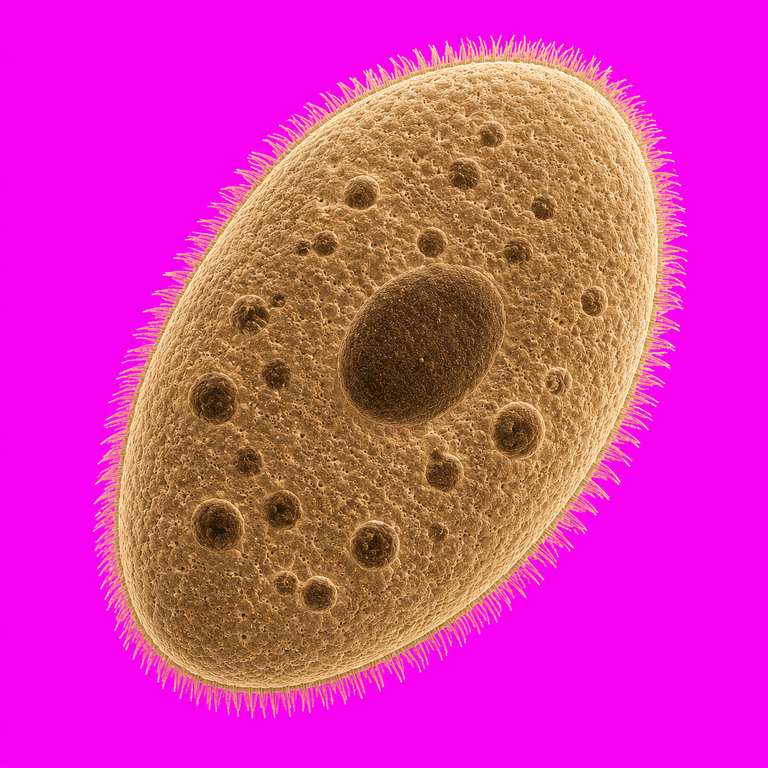
#> input picture cellauto/assets/narrative/cell_protagonist_idle.png, 768 x 768 px; its folder holds only this picture in this run
$ python -i sprites.py   (imports and definitions only)
#> lines starting #> are read from the running program, lines starting #| are printed output that depends on the picture
"""Optional generated-body-sprite provider for the narrative channel (v4.1).

This is the bridge between externally-generated "AAA" protagonist art and
Channel B (``cellauto.channel.NarrativeChannel``). It loads a pre-rendered
protagonist cutout from an on-disk asset directory, chroma-keys its flat
background to transparency, and exposes a ``stage -> PIL RGBA`` callback that
plugs straight into ``NarrativeChannel.set_sprite_provider``.

Design contract — the grounded build never *depends* on these files:

  * If the asset directory is missing, empty, or every candidate fails to
    load, :func:`build_sprite_provider` returns ``None`` and the channel keeps
    its fully-procedural body (``cellauto.character`` draws the blob). So the
    shipped repo, with no generated art on disk, behaves exactly as before.
  * The body sprite is the SAME protagonist for every stage. Per-mood
    expression is drawn procedurally by ``character.render_character`` *on top*
    of the supplied body, so a single clean cutout lifts the whole
    day-in-the-life arc. Optional ``protagonist_<mood>.png`` variants are used
    when present, but are never required.
  * Every public function is total: it returns ``None`` rather than raising, so
    a malformed PNG can never crash the render loop.

The art pipeline that fills the directory generates each plate on a flat pure
chroma-magenta field (``#FF00FF``) — a colour that never occurs in the
grayscale / sepia / teal SEM subject — which :func:`chroma_key` lifts to alpha
with a feathered, de-spilled edge.

A PNG that already carries a genuine alpha channel (a true cutout, e.g. art
exported with real transparency rather than a flat key colour) is honoured
directly: :func:`load_body_sprite` detects meaningful per-pixel transparency
and uses it as-is, skipping the chroma key. So both keyable magenta plates and
real-alpha cutouts drop in without code changes.
"""

from __future__ import annotations

import os
from pathlib import Path
from typing import Any

from cellauto.narrative import DAY_IN_THE_LIFE

# Named key colours the art pipeline can paint behind the subject. Magenta
# stays the default for back-compat; green keys grayscale/sepia subjects far
# more cleanly (no magenta in a gray subject's blue+red, so spill suppression
# is gentler on soft edges).
MAGENTA_KEY: tuple[int, int, int] = (255, 0, 255)
GREEN_KEY: tuple[int, int, int] = (0, 255, 0)
CHROMA_KEY: tuple[int, int, int] = MAGENTA_KEY  # legacy alias / default

# Filenames tried for a stage, in priority order. ``{mood}`` is the stage's
# narrative mood (see cellauto.narrative.DAY_IN_THE_LIFE); the bare names are
# the single-sprite fallbacks shared by every stage.
_CANDIDATES: tuple[str, ...] = (
    "protagonist_{mood}.png",
    "protagonist.png",
    "protagonist_idle.png",
    "cell_protagonist_idle.png",
)

# (abs_path, mtime_ns, matte, key, tol_in, tol_out) -> RGBA image | None
_SPRITE_CACHE: dict[tuple[str, int, str, tuple[int, int, int] | None, int, int], Any] = {}


# [21 lines left out: functions default_asset_dir, stage_mood, not called in this run]


def chroma_key(
    img: Any,
    *,
    key: tuple[int, int, int] = CHROMA_KEY,
    tol_in: int = 48,
    tol_out: int = 120,
    min_keyed_fraction: float = 0.12,
    despill: float = 0.85,
    fringe_kill: float = 0.85,
    fringe_alpha_ceil: float = 0.7,
    fringe_dominance: int = 24,
) -> Any | None:
    """Lift a flat ``key``-coloured background to transparency.

    Returns a NEW RGBA ``PIL.Image`` whose background pixels are fully
    transparent with a feathered, de-spilled edge, or ``None`` when the image
    doesn't actually sit on a ``key`` field (fewer than ``min_keyed_fraction``
    of pixels within the key band) — the caller then falls back to the
    procedural body rather than compositing an opaque rectangle.

    Alpha ramps from 0 at colour-distance ``tol_in`` (pure key) to 1 at
    ``tol_out`` (definitely subject). De-spill is *channel-aware*: only the
    spilling key channel(s) are pulled back toward the mean of the others, so
    soft cilia that legitimately carry some of the key hue are not chewed.

    Fringe-kill (the final pass) attacks the residual saturated-key rim that
    de-spill alone leaves on soft hair/cilia: for TRANSLUCENT edge pixels
    (``0 < alpha < fringe_alpha_ceil``) whose colour is STILL dominated by the
    key hue (key channels' mean exceeding the non-key channel mean by more than
    ``fringe_dominance``), alpha is pulled toward 0 in proportion to that excess
    dominance, scaled by ``fringe_kill``. Opaque subject pixels and pixels that
    have already lost the key hue are untouched, so magenta-tinted fringe fades
    out instead of remaining as a coloured rim. Conservative by construction;
    set ``fringe_kill`` to 0.0 to disable.
    """
    try:
        import numpy as np
        from PIL import Image

        rgb = np.asarray(img.convert("RGB"), dtype=np.float32)
        keyv = np.asarray(key, dtype=np.float32).reshape(1, 1, 3)
        dist = np.sqrt(np.sum((rgb - keyv) ** 2, axis=-1))  # (H, W) 0..441

        span = float(max(1, tol_out - tol_in))
        alpha = np.clip((dist - float(tol_in)) / span, 0.0, 1.0)

        keyed_fraction = float(np.mean(alpha < 0.5))
        if keyed_fraction < min_keyed_fraction:
            # Background isn't the key colour — don't manufacture an opaque box.
            return None

        # Channel-aware de-spill. The "spill" channels are those the key drives
        # high (e.g. R&B for magenta, G for green). For each translucent pixel
        # we cap the spill channel at the mean of the NON-spill channels, but
        # only by as much as the edge is translucent — interior pixels untouched.
        keymax = float(max(key)) or 1.0
        spill_w = np.asarray(key, dtype=np.float32) / keymax  # 0..1 per channel
        spill_mask = spill_w > 0.5
        if spill_mask.any() and not spill_mask.all():
            ref = rgb[..., ~spill_mask].mean(axis=-1, keepdims=True)  # neutral ref
            edge = ((1.0 - alpha) * float(np.clip(despill, 0.0, 1.0)))[..., None]
            for c in np.where(spill_mask)[0]:
                ch = rgb[..., c]
                capped = np.minimum(ch, ref[..., 0])
                rgb[..., c] = ch + (capped - ch) * edge[..., 0]
        else:
            # Degenerate key (all-channels or none) — fall back to luminance pull.
            lum = 0.2126 * rgb[..., 0] + 0.7152 * rgb[..., 1] + 0.0722 * rgb[..., 2]
            mix = ((1.0 - alpha) * float(np.clip(despill, 0.0, 1.0)))[..., None]
            rgb = rgb * (1.0 - mix) + lum[..., None] * mix

        # Fringe-kill: erase the residual saturated-key rim on soft cilia. After
        # de-spill, a magenta-tinted fringe still reads with its key channels
        # (R&B) well above the non-key mean (G); de-spill can't fully neutralise
        # it without chewing genuine soft hair. Here we instead fade the ALPHA of
        # such pixels — but only in the translucent band and only where the key
        # hue still clearly dominates, so opaque subject pixels are never eaten.
        # TOTAL: any failure leaves ``alpha`` at its pre-fringe-kill value.
        try:
            fk = float(np.clip(fringe_kill, 0.0, 1.0))
            if fk > 0.0 and spill_mask.any() and not spill_mask.all():
                key_mean = rgb[..., spill_mask].mean(axis=-1)  # key-channel mean
                non_mean = rgb[..., ~spill_mask].mean(axis=-1)  # neutral mean
                dominance = key_mean - non_mean  # >0 when key hue persists
                thr = float(max(0, fringe_dominance))
                # Normalise excess dominance over [thr, thr+96] -> 0..1.
                excess = np.clip((dominance - thr) / 96.0, 0.0, 1.0)
                ceil = float(np.clip(fringe_alpha_ceil, 0.0, 1.0))
                # Only translucent edge pixels (0 < alpha < ceil) are eligible;
                # ramp the gate to 0 as alpha approaches the ceiling so we never
                # step on near-opaque subject.
                band = np.clip((ceil - alpha) / max(ceil, 1e-3), 0.0, 1.0)
                band = band * (alpha > 0.0)
                cut = fk * excess * band  # fraction of alpha to remove, 0..1
                alpha = alpha * (1.0 - cut)
        except Exception:
            pass

        out = np.empty((rgb.shape[0], rgb.shape[1], 4), dtype=np.uint8)
        out[..., :3] = np.clip(rgb, 0, 255).astype(np.uint8)
        out[..., 3] = np.clip(alpha * 255.0, 0, 255).astype(np.uint8)
        return Image.fromarray(out, "RGBA")
    except Exception:
        return None


# [51 lines left out: function luminance_key, not called in this run]


def has_real_alpha(img: Any, *, min_transparent_fraction: float = 0.04, alpha_thresh: int = 24) -> bool:
    """True when ``img`` already carries a genuine alpha cutout.

    Returns ``True`` when at least ``min_transparent_fraction`` of pixels are
    near-fully transparent (alpha ``<= alpha_thresh``), i.e. the PNG was
    exported with real transparency rather than a flat key colour. Such images
    are used as-is and must NOT be chroma-keyed (there is no key field to lift,
    and keying a transparent edge would corrupt it)."""
    try:
        import numpy as np

        a = np.asarray(img.convert("RGBA"))[..., 3]
        return float(np.mean(a <= alpha_thresh)) >= min_transparent_fraction
    except Exception:
        return False


def _sniff_matte(img: Any) -> tuple[str, tuple[int, int, int] | None]:
    """Classify which matte ``img`` wants from its corners + alpha.

    Returns one of:
      ("alpha", None)            -> already a real cutout, use as-is
      ("chroma", GREEN_KEY)      -> saturated green corners
      ("chroma", MAGENTA_KEY)    -> saturated magenta corners
      ("luminance", None)        -> near-black, low-saturation corners
      ("none", None)             -> no confident background; procedural fallback

    Samples a patch in each corner (mean, robust to noise) rather than a single
    pixel. Never raises."""
    try:
        import numpy as np

        if has_real_alpha(img):
            return ("alpha", None)

        rgb = np.asarray(img.convert("RGB"), dtype=np.float32)
        h, w = rgb.shape[:2]
        ph = max(1, h // 12)
        pw = max(1, w // 12)
        corners = np.concatenate(
            [
                rgb[:ph, :pw].reshape(-1, 3),
                rgb[:ph, -pw:].reshape(-1, 3),
                rgb[-ph:, :pw].reshape(-1, 3),
                rgb[-ph:, -pw:].reshape(-1, 3),
            ],
            axis=0,
        )
        mean = corners.mean(axis=0)  # (3,) average corner colour
        r, g, b = float(mean[0]), float(mean[1]), float(mean[2])
        mx, mn = max(r, g, b), min(r, g, b)
        sat = mx - mn  # cheap saturation proxy 0..255
        lum = 0.2126 * r + 0.7152 * g + 0.0722 * b

        # Near-black & not strongly coloured -> luminance/black-bg plate.
        if lum < 48.0 and sat < 48.0:
            return ("luminance", None)

        # Strongly saturated corners -> chroma. Pick the key by dominant hue.
        if sat >= 80.0:
            if g > r and g > b:
                return ("chroma", GREEN_KEY)
            if r > g and b > g:  # red & blue high, green low
                return ("chroma", MAGENTA_KEY)
        return ("none", None)
    except Exception:
        return ("none", None)


# ---------------------------------------------------------------------------
# Turn a sniff/override into an actual matte. ``matte`` may be "auto"
# (default), "alpha", "chroma", "luminance", or "none"; ``key`` forces the
# chroma colour. Filename hints win over the pixel sniff.
# ---------------------------------------------------------------------------

_NAME_HINTS: tuple[tuple[str, str], ...] = (
    ("_green", "chroma:green"),
    ("_chromagreen", "chroma:green"),
    ("_magenta", "chroma:magenta"),
    ("_chroma", "chroma:magenta"),
    ("_black", "luminance"),
    ("_luma", "luminance"),
    ("_dark", "luminance"),
    ("_alpha", "alpha"),
    ("_cutout", "alpha"),
)


def matte_image(
    img: Any,
    *,
    matte: str = "auto",
    key: tuple[int, int, int] | None = None,
    name_hint: str | None = None,
    tol_in: int = 48,
    tol_out: int = 120,
) -> Any | None:
    """Apply the appropriate matte to ``img`` and return RGBA, or ``None``.

    Resolution order: explicit ``matte``/``key`` > filename hint > pixel sniff.
    Total — never raises."""
    try:
        mode = (matte or "auto").lower()

        # Filename hint can pin the mode when auto.
        if mode == "auto" and name_hint:
            low = name_hint.lower()
            for needle, tag in _NAME_HINTS:
                if needle in low:
                    if tag.startswith("chroma:"):
                        mode = "chroma"
                        if key is None:
                            key = GREEN_KEY if tag.endswith("green") else MAGENTA_KEY
                    else:
                        mode = tag
                    break

        if mode == "auto":
            sniffed, skey = _sniff_matte(img)
            mode = sniffed
            if key is None:
                key = skey

        if mode == "alpha":
            from PIL import Image  # noqa: F401  (ensure PIL present)

            return img.convert("RGBA")
        if mode == "chroma":
            return chroma_key(img, key=key or CHROMA_KEY, tol_in=tol_in, tol_out=tol_out)
        if mode == "luminance":
            return luminance_key(img)
        return None  # "none" / unknown -> procedural fallback
    except Exception:
        return None


def _square_trim(img: Any, *, alpha_floor: int = 16, pad_frac: float = 0.06) -> Any | None:
    """Crop ``img`` (RGBA) to its alpha bounding box, then centre it on a
    transparent square so a later square resize preserves aspect ratio.
    Returns ``None`` if the image is effectively empty."""
    try:
        import numpy as np
        from PIL import Image

        arr = np.asarray(img)
        a = arr[..., 3]
        ys, xs = np.where(a > alpha_floor)
        if ys.size == 0 or xs.size == 0:
            return None
        y0, y1 = int(ys.min()), int(ys.max()) + 1
        x0, x1 = int(xs.min()), int(xs.max()) + 1
        crop = img.crop((x0, y0, x1, y1))
        w, h = crop.size
        side = max(w, h)
        pad = int(side * pad_frac)
        side += 2 * pad
        canvas = Image.new("RGBA", (side, side), (0, 0, 0, 0))
        canvas.alpha_composite(crop, ((side - w) // 2, (side - h) // 2))
        return canvas
    except Exception:
        return None


def load_body_sprite(
    path: str | Path,
    *,
    matte: str = "auto",
    key: tuple[int, int, int] | None = None,
    tol_in: int = 48,
    tol_out: int = 120,
) -> Any | None:
    """Load, matte and square-trim a protagonist body PNG.

    Returns an RGBA ``PIL.Image`` ready to hand to
    ``character.render_character(sprite=...)``, or ``None`` on any failure
    (missing file, unreadable PNG, wrong/absent background for the chosen
    matte, empty subject). The matte mode is resolved by :func:`matte_image`
    (explicit ``matte``/``key`` > filename hint > pixel sniff), so green,
    black-background and magenta plates as well as real-alpha cutouts all drop
    in. Results are cached by ``(path, mtime, matte, key, tol_in, tol_out)`` so
    different matte requests for the same file never collide."""
#> called with matte = 'auto', tol_in = 48, tol_out = 120
    try:
        p = Path(path)
        if not p.is_file():
            return None
        ckey = (str(p.resolve()), p.stat().st_mtime_ns, matte, key, tol_in, tol_out)
        if ckey in _SPRITE_CACHE:
            return _SPRITE_CACHE[ckey]

        from PIL import Image

        with Image.open(p) as fh:
#> fh is the input picture: PIL image 768x768 RGB; mean R, G, B 213.5, 58.4, 167.2
            fh.load()
            raw = fh.convert("RGBA")

        # matte_image runs the real-alpha-first check itself, so real cutouts
        # still win and only flat-key / black-bg plates are matted.
        keyed = matte_image(
            raw,
            matte=matte,
            key=key,
            name_hint=p.name,
            tol_in=tol_in,
            tol_out=tol_out,
        )
#> in _sniff_matte, `mean = corners.mean(axis=0)`: mean = [248.1, 2.65, 243.7]
#> in _sniff_matte, `r, g, b = float(mean[0]), float(mean[1]), float(mean[2])`: r = 248.1; g = 2.65; b = 243.7
#> in _sniff_matte, `mx, mn = max(r, g, b), min(r, g, b)`: mx = 248.1; mn = 2.65
#> in _sniff_matte, `sat = mx - mn`: sat = 245.5
#> in _sniff_matte, `lum = 0.2126 * r + 0.7152 * g + 0.0722 * b`: lum = 72.24
#> in matte_image, `sniffed, skey = _sniff_matte(img)`: sniffed = 'chroma'; skey = (255, 0, 255)
#> in matte_image, `mode = sniffed`: mode = 'chroma'
#> in matte_image, `key = skey`: key = (255, 0, 255)
#> in chroma_key, `keyv = np.asarray(key, dtype=np.float32).reshape(1, 1, 3)`: keyv = [[255, 0, 255]]
#> in chroma_key, `dist = np.sqrt(np.sum((rgb - keyv) ** 2, axis=-1))`:
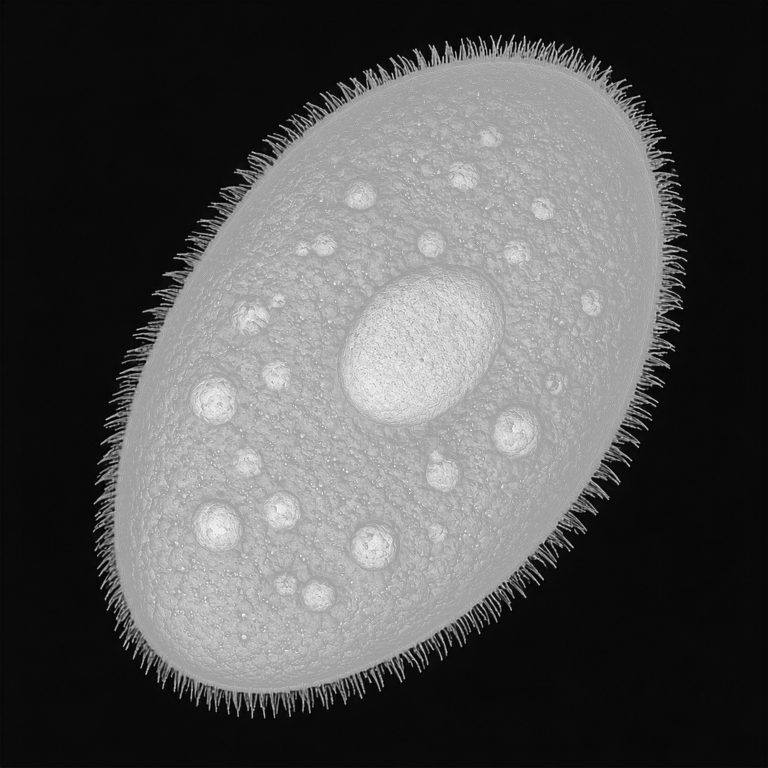
#> dist: shape (768, 768) float32; min 0, max 357.8, mean 119.1; drawn with min black and max white
#> in chroma_key, `alpha = np.clip((dist - float(tol_in)) / span, 0.0, 1.0)`:
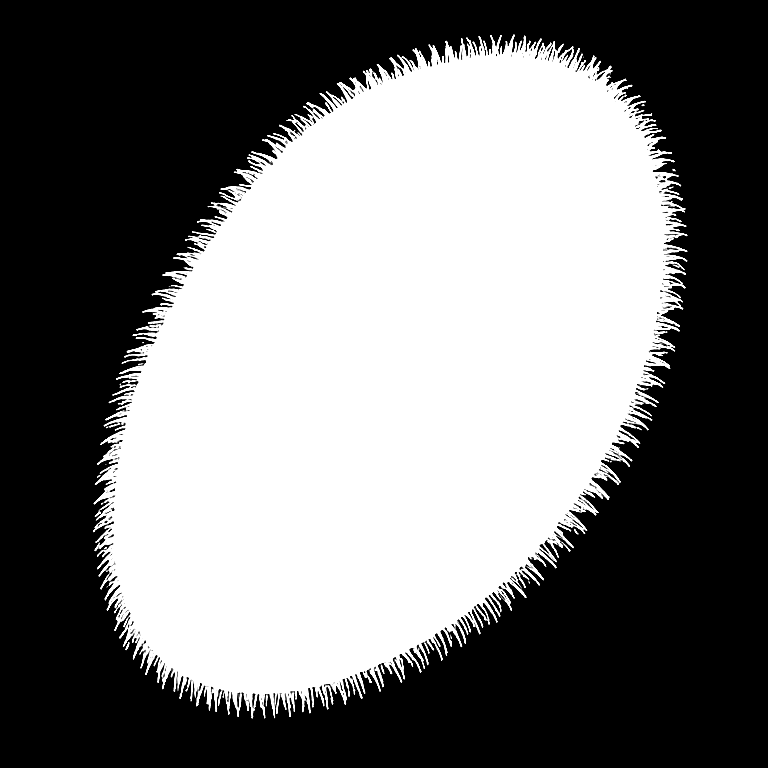
#> alpha: shape (768, 768) float32; min 0, max 1, mean 0.464
#> in chroma_key, `keyed_fraction = float(np.mean(alpha < 0.5))`: keyed_fraction = 0.536
#> in chroma_key, `keymax = float(max(key)) or 1.0`: keymax = 255
#> in chroma_key, `spill_w = np.asarray(key, dtype=np.float32) / keymax`: spill_w = [1, 0, 1]
#> in chroma_key, `spill_mask = spill_w > 0.5`: spill_mask = [True, False, True]
#> in chroma_key, `ref = rgb[..., ~spill_mask].mean(axis=-1, keepdims=True)`:
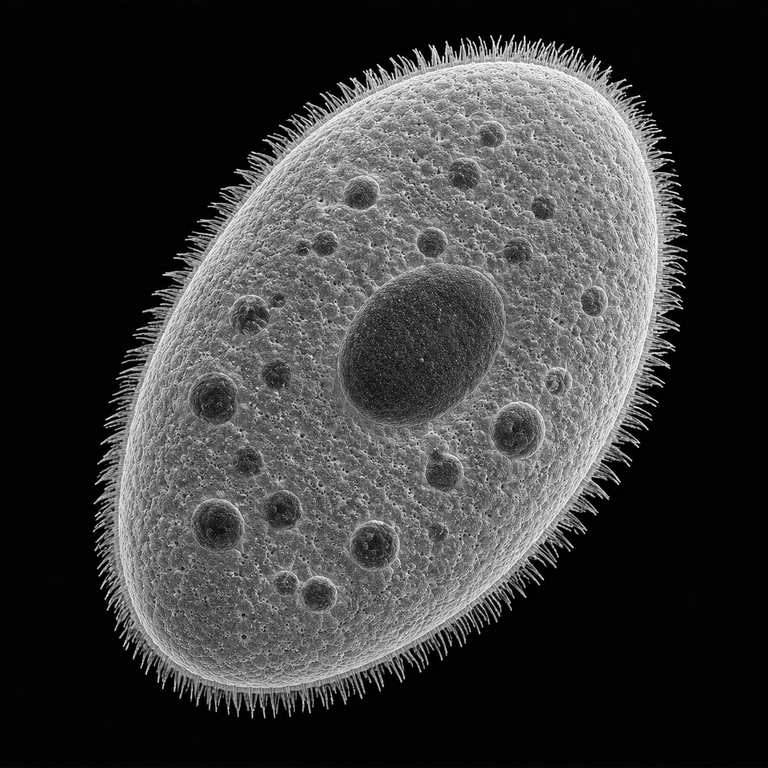
#> ref: shape (768, 768, 1) float32; min 0, max 255, mean 58.4
#> the loop in chroma_key, `for c in np.where(spill_mask)[0]:` made 2 passes
#> (the rest of the program and of its run is left out)
